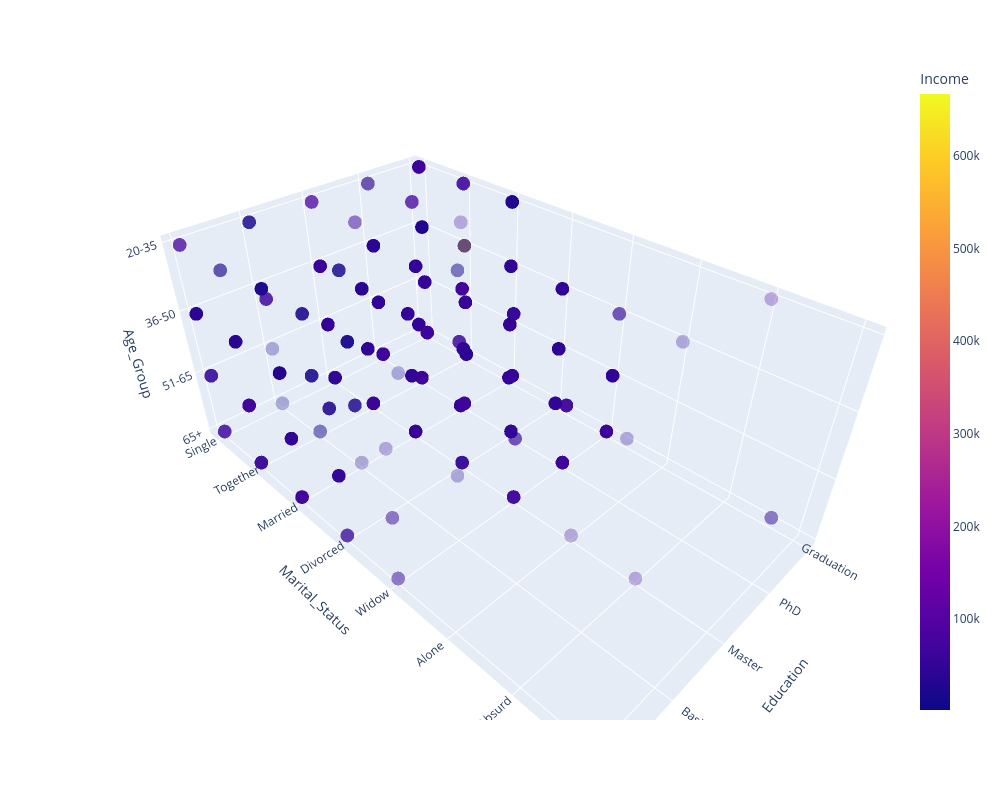

Notebook code cell kept with this figure:
### Markdown cell above
**Income vs Education:** la distribución de Income varía según el nivel educativo. Los niveles de Graduation y PhD tienen distribuciones más largas y con medianas más altas entre 50k y 60k aproximadamente y los niveles más bajos de educación parecen tener distribuciones más concentradas con ingresos menores. Asi también se visualiza la presencia de outliers en todos los niveles educativos, especialmente en Graduation.

**Income vs Marital_Status:** se observa que los clientes Married, Together y Divorced tienen distribuciones de ingresos similares con medianas alrededor de 50k. Los clientes Single parecen tener un pico un poco menor. Widow tiene una distribución más pequeña pero con un pico mas alto, por el contrario de Alone que tiene un pico más bajo. Absurd y YOLO tienen distribuciones muy pequeñas, la de YOLO casi no se aprecia en el gráfico ya que no tiene tantos datos.

**Income vs Age_Group:** la distribución de ingresos es similar entre los diferentes grupos, con medianas cercanas a 50k. El grupo de adultos mayores 65+ tiene una distribución más concentrada a diferencia de los demás grupos que muestran mayor variabilidad.

### Code cell
import plotly.express as px
fig = px.scatter_3d(dataset,
    x = "Education", y = "Marital_Status", z = "Age_Group", # Ejes
    color='Income', opacity=0.3, width = 1000, height = 800,)
fig.show()

### Figure 1 — Plotly figure (JSON) as saved in the notebook; plotly's stock layout.template omitted (floating-point values rounded to 4 significant figures; data arrays with more than 128 entries replaced by an {"elided": "..."} marker saying what was removed)
{"data": [{"hovertemplate": "Education=%{x}<br>Marital_Status=%{y}<br>Age_Group=%{z}<br>Income=%{marker.color}<extra></extra>", "legendgroup": "", "marker": {"color": {"elided": "2240 float values"}, "coloraxis": "coloraxis", "opacity": 0.3, "symbol": "circle"}, "mode": "markers", "name": "", "scene": "scene", "showlegend": false, "type": "scatter3d", "x": {"elided": "2240 str values"}, "y": {"elided": "2240 str values"}, "z": {"elided": "2240 str values"}}], "layout": {"coloraxis": {"colorbar": {"title": {"text": "Income"}}, "colorscale": [[0, "#0d0887"], [0.1111, "#46039f"], [0.2222, "#7201a8"], [0.3333, "#9c179e"], [0.4444, "#bd3786"], [0.5556, "#d8576b"], [0.6667, "#ed7953"], [0.7778, "#fb9f3a"], [0.8889, "#fdca26"], [1, "#f0f921"]]}, "height": 800, "legend": {"tracegroupgap": 0}, "margin": {"t": 60}, "scene": {"domain": {"x": [0, 1], "y": [0, 1]}, "xaxis": {"title": {"text": "Education"}}, "yaxis": {"title": {"text": "Marital_Status"}}, "zaxis": {"title": {"text": "Age_Group"}}}, "width": 1000}}
